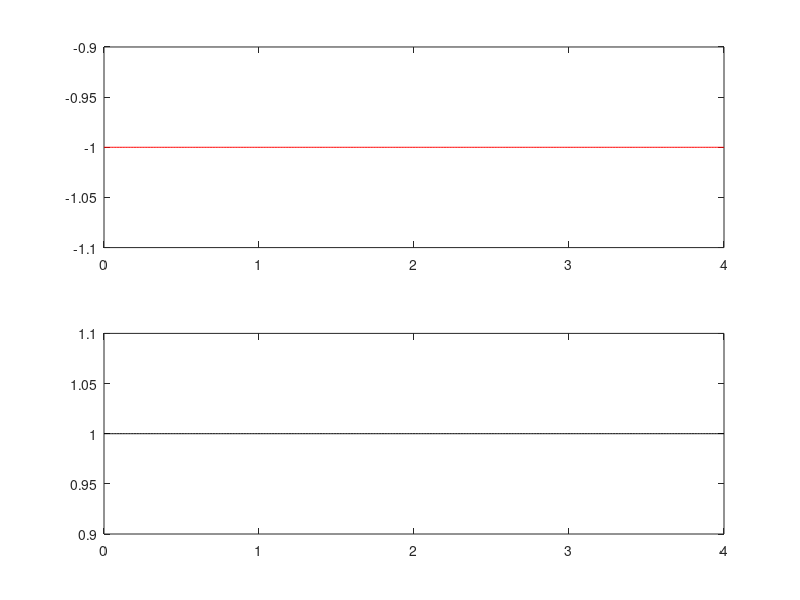
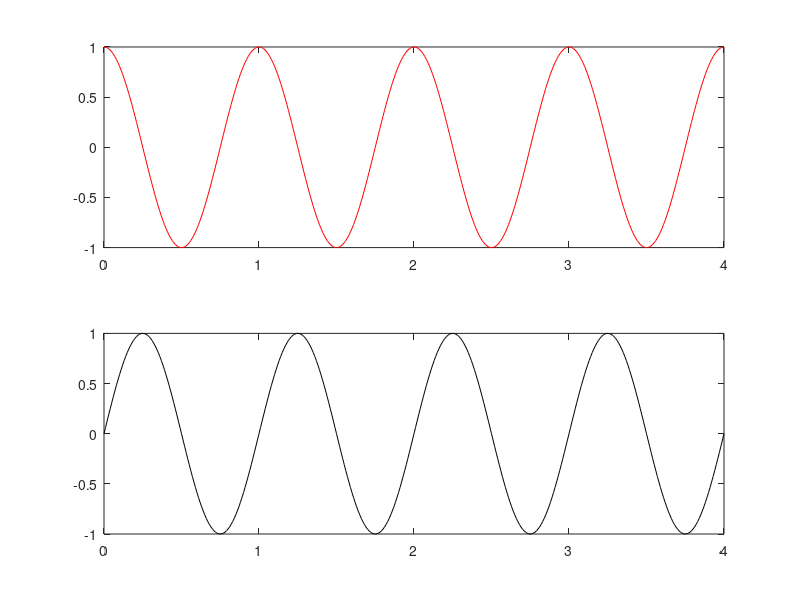
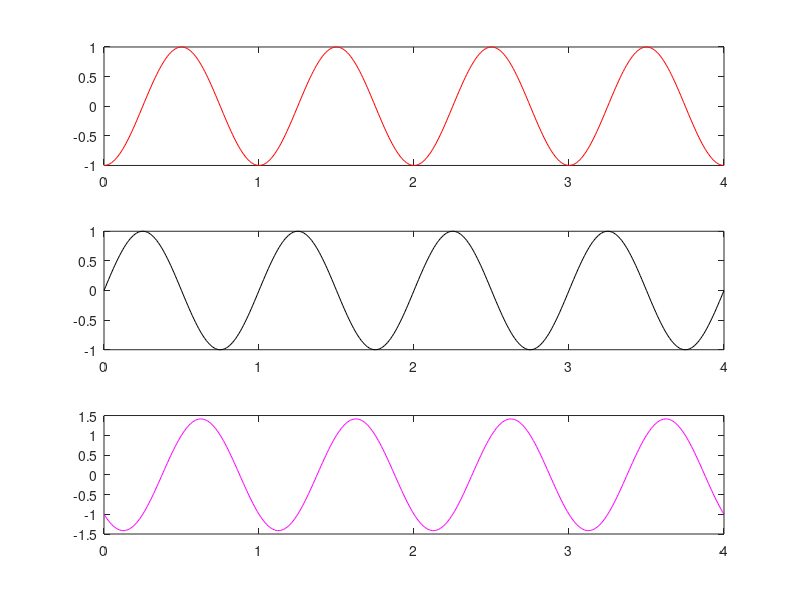

Source code (MATLAB) for these figures, in order:
%To perform the quadrature phase shift keying (QPSK) modulation using
%matlab

clc;
clear all;
close all;
x = [0 1 0 1]; %input sequence
%x = randi([0, 1], 1, 10);

%Bits to polar mapping
for i=1:length(x)
    if x(i) == 0
        p(i) = -1;
    else
        p(i) = 1;
    end
end

%Seperation of odd and even sequence
even_seq = p(1:2:length(x));
odd_seq = p(2:2:length(x));

%NRZ polar line coded signal
i=1;
m = 2:2:length(x);
t = 0:0.01:length(x);

for j=1:length(t)
    if t(j) <= m(i)
        even_ps(j) = even_seq(i);
    else
        even_ps(j) = even_seq(i);
        i = i + 1;
    end
end
i=1;
m = 2:2:length(x);
for j=1:length(t)
    if t(j) <= m(i)
        odd_ps(j) = odd_seq(i);
    else
        odd_ps(j) = odd_seq(i);
        i = i + 1;
    end
end

figure(1);
subplot(211);
plot(t, even_ps, 'r');
subplot(212);
plot(t, odd_ps, 'k');

%Carrier Signal generation
T = 2;
c1 = sqrt(2/T) * cos(2*pi*1*t);
c2 = sqrt(2/T) * sin(2*pi*1*t);

figure(2);
subplot(211);
plot(t, c1, 'r');
subplot(212);
plot(t, c2, 'k');

%QPSk Wwaveform Generation
r1 = even_ps .* c1;
r2 = odd_ps .* c2;
qpsk_sig = r1 - r2;

figure(3);
subplot(311);
plot(t, r1, 'r');
subplot(312);
plot(t, r2, 'k');
subplot(313);
plot(t, qpsk_sig, 'm');